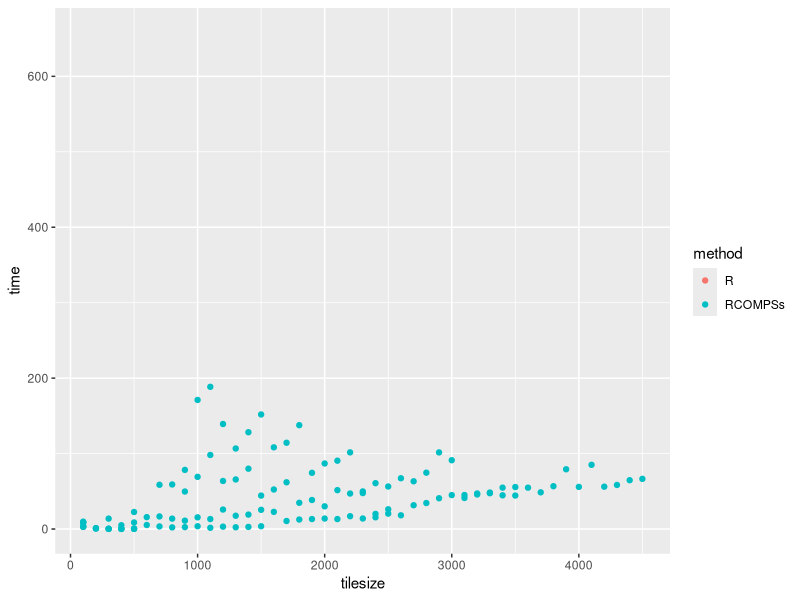

Here is the R script that generated this plot:
library(ggplot2)

t <- read.table("time.csv", sep = ",", header = FALSE)
colnames(t) <- c("time", "method", "dimension", "tilesize")
for(j in c(1,3,4)){
  t[,j] <- as.numeric(t[,j])
}
t$method <- as.factor(t$method)
#print(t)

pdf("perf_comp.pdf")
ggplot(t, aes(x = tilesize, y = time)) +
  geom_point(aes(colour = method))
dev.off()
